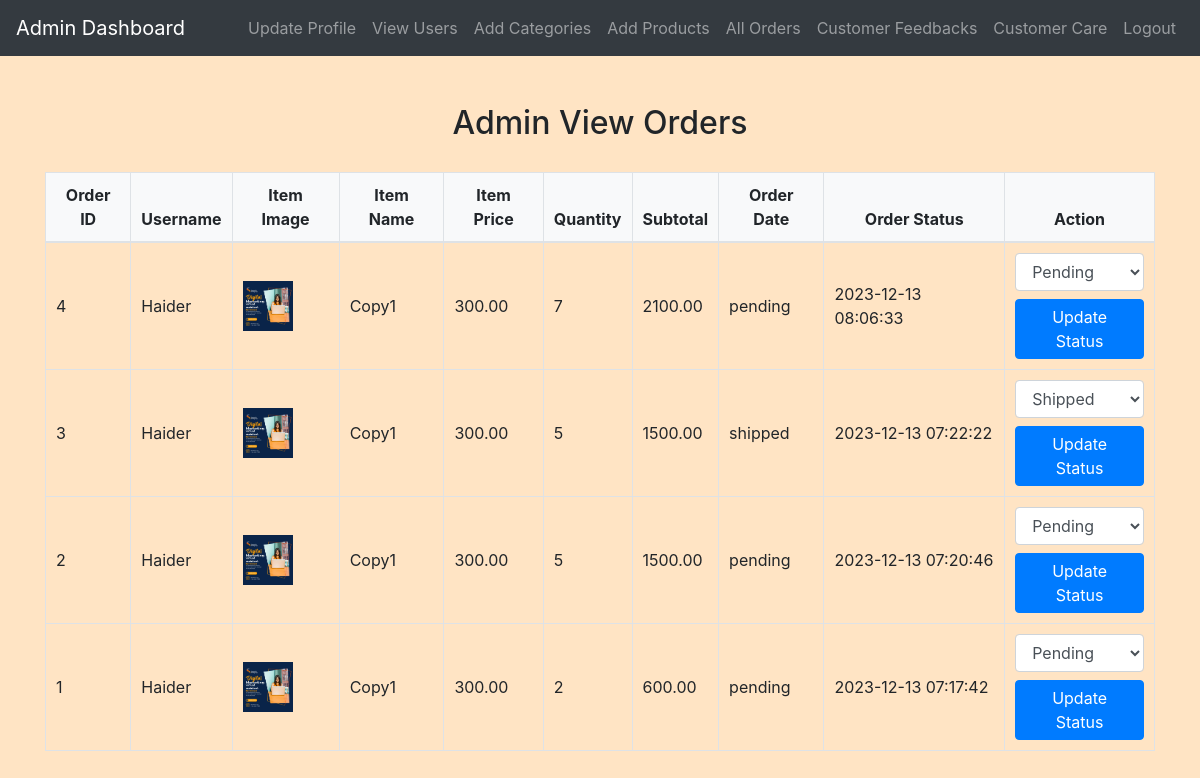
Screenshot of /admin/view_orders.php (signed in) with the database file from the repository.
### tables this page shows
CREATE TABLE `orders` (
  `order_id` int(11) NOT NULL,
  `user_id` int(11) DEFAULT NULL,
  `order_date` datetime DEFAULT NULL,
  `subtotal` decimal(10,2) DEFAULT NULL,
  `status` varchar(255) NOT NULL DEFAULT 'pending'
);

CREATE TABLE `users` (
  `id` int(11) NOT NULL,
  `username` varchar(50) NOT NULL,
  `password` varchar(255) NOT NULL,
  `email` varchar(100) NOT NULL,
  `phone` varchar(20) NOT NULL,
  `age` int(11) DEFAULT NULL
);

CREATE TABLE `gifts` (
  `gift_id` int(11) NOT NULL,
  `name` varchar(255) NOT NULL,
  `description` text NOT NULL,
  `price` decimal(10,2) NOT NULL,
  `category_id` int(11) DEFAULT NULL,
  `image_url` varchar(255) DEFAULT NULL,
  `quantity` int(11) DEFAULT 0
);

CREATE TABLE `order_items` (
  `order_item_id` int(11) NOT NULL,
  `order_id` int(11) DEFAULT NULL,
  `gift_id` int(11) DEFAULT NULL,
  `quantity` int(11) DEFAULT NULL
);

### admin/view_orders.php (the view, shortened to what this page needs)
<?php
include('config.php');
$ordersQuery = "
    SELECT
        orders.order_id,
        orders.user_id,
        orders.order_date,
        orders.status,
        orders.subtotal,
        users.username,
        order_items.quantity,
        gifts.name AS gift_name,
        gifts.image_url,
        gifts.price
    FROM orders
    INNER JOIN order_items ON orders.order_id = order_items.order_id
    INNER JOIN gifts ON order_items.gift_id = gifts.gift_id
    INNER JOIN users ON orders.user_id = users.id
    ORDER BY orders.order_id DESC
";
$result = mysqli_query($conn, $ordersQuery);
?>
<!DOCTYPE html>
<html lang="en">
<head>
    <link rel="stylesheet" href="https://maxcdn.bootstrapcdn.com/bootstrap/4.5.2/css/bootstrap.min.css">
    <link rel="stylesheet" href="../css/style.css">
</head>
<body>
    <?php include('admin_navbar.php'); ?>
    <div class="container mt-5">
        <h2>Admin View Orders</h2>
        <table class="table">
            <thead>
                <tr>
                    <th>Order ID</th>
                    <th>Username</th>
                    <th>Item Image</th>
                    <th>Item Name</th>
                    <th>Item Price</th>
                    <th>Quantity</th>
                    <th>Subtotal</th>
                    <th>Order Date</th>
                    <th>Order Status</th>
                    <th>Action</th>
                </tr>
            </thead>
            <tbody>
                <?php
                while ($orderDetails = mysqli_fetch_assoc($result)) {
                    echo "<tr>";
                    echo "<td>{$orderDetails['order_id']}</td>";
                    echo "<td>{$orderDetails['username']}</td>";
                    echo "<td><img src='./uploads/{$orderDetails['image_url']}' alt='{$orderDetails['gift_name']}' style='max-width: 50px; max-height: 50px;'></td>";
echo "<td>{$orderDetails['gift_name']}</td>";
                    echo "<td>{$orderDetails['price']}</td>";
                    echo "<td>{$orderDetails['quantity']}</td>";
                    echo "<td>{$orderDetails['subtotal']}</td>";
                    echo "<td>{$orderDetails['status']}</td>";
                    echo "<td>{$orderDetails['order_date']}</td>";
                    echo "<td>";
                    echo "<form method='post' action='admin_update_order.php'>";
                    echo "<select class='form-control mb-2' name='status'>";
                    echo "<option value='pending' " . ($orderDetails['status'] == 'pending' ? 'selected' : '') . ">Pending</option>";
                    echo "<option value='shipped' " . ($orderDetails['status'] == 'shipped' ? 'selected' : '') . ">Shipped</option>";
                    echo "</select>";
                    echo "<button type='submit' class='btn btn-primary'>Update Status</button>";
                    echo "</form>";
                    echo "</td>";
                    echo "</tr>";
                }
                ?>
            </tbody>
        </table>
    </div>
</body>
</html>

### css/style.css (style rules this page uses)
body { background-color: bisque; }
h1, h2, h3, h4 { text-align: center; margin-top: 30px; margin-bottom: 30px; }
.table { width: 100%; border-collapse: collapse; margin-top: 20px; }
.table th, .table td { padding: 10px; border: 1px solid #dee2e6; }
.table thead th { background-color: #f8f9fa; font-weight: bold; text-align: center; }
.table tbody td { vertical-align: middle; }
.table img { max-width: 100px; max-height: 100px; }
.btn-primary { padding: 5px 10px; }

### rows the page displays
orders: order_id "4", user.username "Haider", gifts.image_url (picture), gifts.name "Copy1", gifts.price "300.00", order_items.quantity "7", subtotal "2100.00", status "pending", order_date "2023-12-13 08:06:33", status "Pending"
orders: order_id "3", user.username "Haider", gifts.image_url (picture), gifts.name "Copy1", gifts.price "300.00", order_items.quantity "5", subtotal "1500.00", status "shipped", order_date "2023-12-13 07:22:22", status "Shipped"
orders: order_id "2", user.username "Haider", gifts.image_url (picture), gifts.name "Copy1", gifts.price "300.00", order_items.quantity "5", subtotal "1500.00", status "pending", order_date "2023-12-13 07:20:46", status "Pending"
orders: order_id "1", user.username "Haider", gifts.image_url (picture), gifts.name "Copy1", gifts.price "300.00", order_items.quantity "2", subtotal "600.00", status "pending", order_date "2023-12-13 07:17:42", status "Pending"
